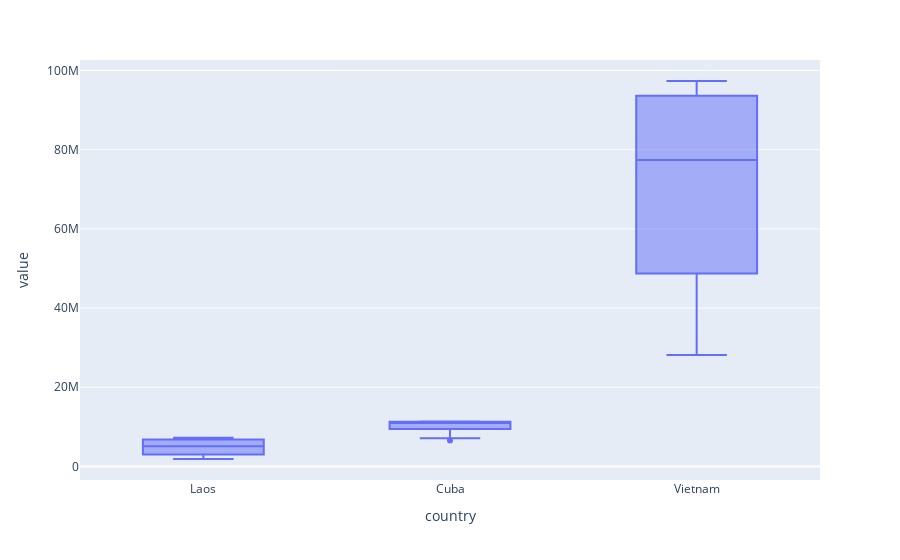

Notebook cell for this chart:
### Code cell
df_selected.plot(kind="box") # Hover to see Min/Max, Q1/Median/Q3 and Outliers (if any)

### Figure 1 — Plotly figure (JSON) as saved in the notebook; plotly's stock layout.template omitted (floating-point values rounded to 4 significant figures)
{"data": [{"alignmentgroup": "True", "hovertemplate": "country=%{x}<br>value=%{y}<extra></extra>", "legendgroup": "", "marker": {"color": "#636efa"}, "name": "", "notched": false, "offsetgroup": "", "orientation": "v", "showlegend": false, "type": "box", "x": ["Laos", "Laos", "Laos", "Laos", "Laos", "Laos", "Laos", "Laos", "Laos", "Laos", "Laos", "Laos", "Laos", "Laos", "Laos", "Laos", "Laos", "Laos", "Cuba", "Cuba", "Cuba", "Cuba", "Cuba", "Cuba", "Cuba", "Cuba", "Cuba", "Cuba", "Cuba", "Cuba", "Cuba", "Cuba", "Cuba", "Cuba", "Cuba", "Cuba", "Vietnam", "Vietnam", "Vietnam", "Vietnam", "Vietnam", "Vietnam", "Vietnam", "Vietnam", "Vietnam", "Vietnam", "Vietnam", "Vietnam", "Vietnam", "Vietnam", "Vietnam", "Vietnam", "Vietnam", "Vietnam"], "x0": " ", "xaxis": "x", "y": [1891000.0, 2121000.0, 2383000.0, 2688000.0, 3052000.0, 3258000.0, 3688000.0, 4258000.0, 4846000.0, 5324000.0, 5752000.0, 6249000.0, 6741000.0, 6846000.0, 6953000.0, 7062000.0, 7169000.0, 7276000.0, 6539000.0, 7141000.0, 7958000.0, 8713000.0, 9446000.0, 9849000.0, 10100000.0, 10600000.0, 10890000.0, 11130000.0, 11260000.0, 11230000.0, 11320000.0, 11340000.0, 11340000.0, 11340000.0, 11330000.0, 11330000.0, 28150000.0, 32670000.0, 37860000.0, 43400000.0, 48720000.0, 54280000.0, 60900000.0, 67990000.0, 74910000.0, 79910000.0, 83830000.0, 87970000.0, 92680000.0, 93640000.0, 94600000.0, 95550000.0, 96460000.0, 97340000.0], "y0": " ", "yaxis": "y"}], "layout": {"boxmode": "group", "legend": {"tracegroupgap": 0}, "margin": {"t": 60}, "xaxis": {"anchor": "y", "domain": [0, 1], "title": {"text": "country"}}, "yaxis": {"anchor": "x", "domain": [0, 1], "title": {"text": "value"}}}}
